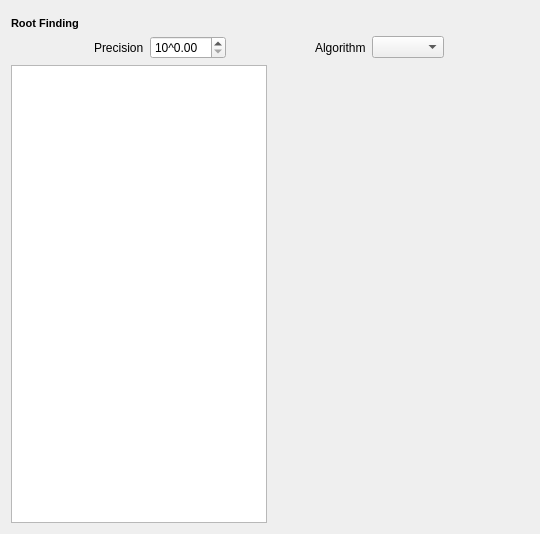
<?xml version="1.0" encoding="UTF-8"?>
<ui version="4.0">
 <class>Root_Finding_Main</class>
 <widget class="QWidget" name="Root_Finding_Main">
  <property name="geometry">
   <rect>
    <x>0</x>
    <y>0</y>
    <width>540</width>
    <height>534</height>
   </rect>
  </property>
  <property name="windowTitle">
   <string>RootFinding</string>
  </property>
  <layout class="QGridLayout" name="gridLayout">
   <item row="0" column="0">
    <layout class="QVBoxLayout" name="main-layout">
     <property name="sizeConstraint">
      <enum>QLayout::SetNoConstraint</enum>
     </property>
     <item>
      <widget class="Function_Selection" name="function-selection" native="true"/>
     </item>
     <item>
      <widget class="QLabel" name="label">
       <property name="font">
        <font>
         <pointsize>8</pointsize>
         <weight>75</weight>
         <italic>false</italic>
         <bold>true</bold>
        </font>
       </property>
       <property name="text">
        <string>Root Finding</string>
       </property>
      </widget>
     </item>
     <item>
      <layout class="QHBoxLayout" name="horizontalLayout_4">
       <property name="sizeConstraint">
        <enum>QLayout::SetMaximumSize</enum>
       </property>
       <item>
        <layout class="QHBoxLayout" name="horizontalLayout">
         <item>
          <widget class="QLabel" name="precision-label">
           <property name="sizePolicy">
            <sizepolicy hsizetype="Fixed" vsizetype="Preferred">
             <horstretch>0</horstretch>
             <verstretch>0</verstretch>
            </sizepolicy>
           </property>
           <property name="text">
            <string>Precision</string>
           </property>
          </widget>
         </item>
         <item>
          <widget class="QDoubleSpinBox" name="precision-spin-box">
           <property name="sizePolicy">
            <sizepolicy hsizetype="Fixed" vsizetype="Fixed">
             <horstretch>0</horstretch>
             <verstretch>0</verstretch>
            </sizepolicy>
           </property>
           <property name="prefix">
            <string>10^</string>
           </property>
          </widget>
         </item>
        </layout>
       </item>
       <item>
        <layout class="QHBoxLayout" name="horizontalLayout_2">
         <item>
          <widget class="QLabel" name="algorithm-label">
           <property name="sizePolicy">
            <sizepolicy hsizetype="Fixed" vsizetype="Preferred">
             <horstretch>0</horstretch>
             <verstretch>0</verstretch>
            </sizepolicy>
           </property>
           <property name="text">
            <string>Algorithm</string>
           </property>
          </widget>
         </item>
         <item>
          <widget class="QComboBox" name="algorithm-combo">
           <property name="sizePolicy">
            <sizepolicy hsizetype="Fixed" vsizetype="Fixed">
             <horstretch>0</horstretch>
             <verstretch>0</verstretch>
            </sizepolicy>
           </property>
          </widget>
         </item>
        </layout>
       </item>
      </layout>
     </item>
     <item>
      <layout class="QHBoxLayout" name="visualization-box">
       <property name="sizeConstraint">
        <enum>QLayout::SetMaximumSize</enum>
       </property>
       <item>
        <widget class="QTableView" name="zeros-table">
         <property name="sizePolicy">
          <sizepolicy hsizetype="Preferred" vsizetype="Expanding">
           <horstretch>0</horstretch>
           <verstretch>0</verstretch>
          </sizepolicy>
         </property>
         <property name="alternatingRowColors">
          <bool>true</bool>
         </property>
         <attribute name="horizontalHeaderDefaultSectionSize">
          <number>70</number>
         </attribute>
        </widget>
       </item>
       <item>
        <widget class="Root_Finding::Plot" name="plot" native="true">
         <property name="sizePolicy">
          <sizepolicy hsizetype="Expanding" vsizetype="Expanding">
           <horstretch>10</horstretch>
           <verstretch>10</verstretch>
          </sizepolicy>
         </property>
        </widget>
       </item>
      </layout>
     </item>
    </layout>
   </item>
  </layout>
 </widget>
 <customwidgets>
  <customwidget>
   <class>Root_Finding::Plot</class>
   <extends>QWidget</extends>
   <header>rootfinding/ui/plot.h</header>
  </customwidget>
  <customwidget>
   <class>Function_Selection</class>
   <extends>QWidget</extends>
   <header>func/ui/function_selection.h</header>
  </customwidget>
 </customwidgets>
 <resources/>
 <connections/>
</ui>
